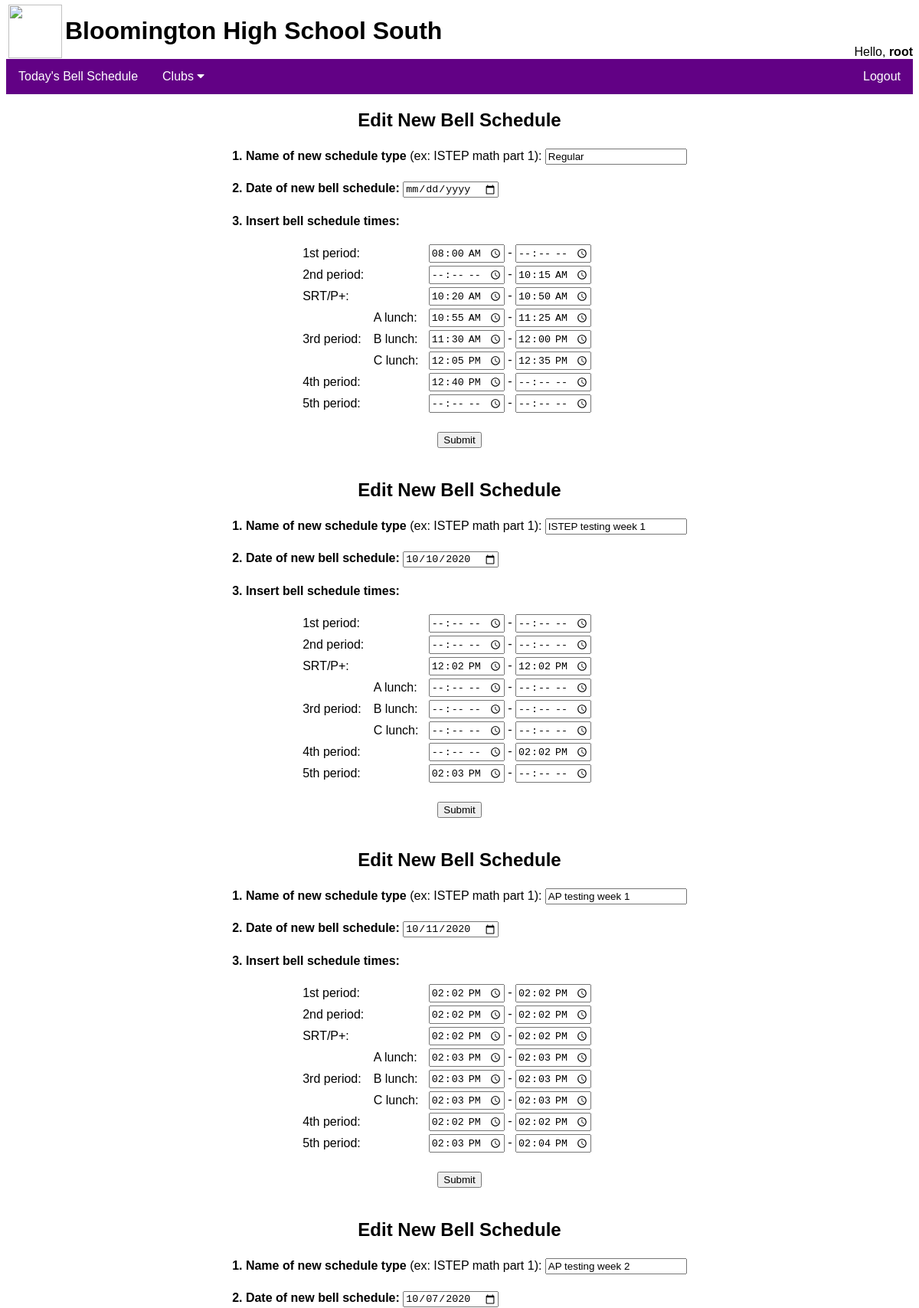
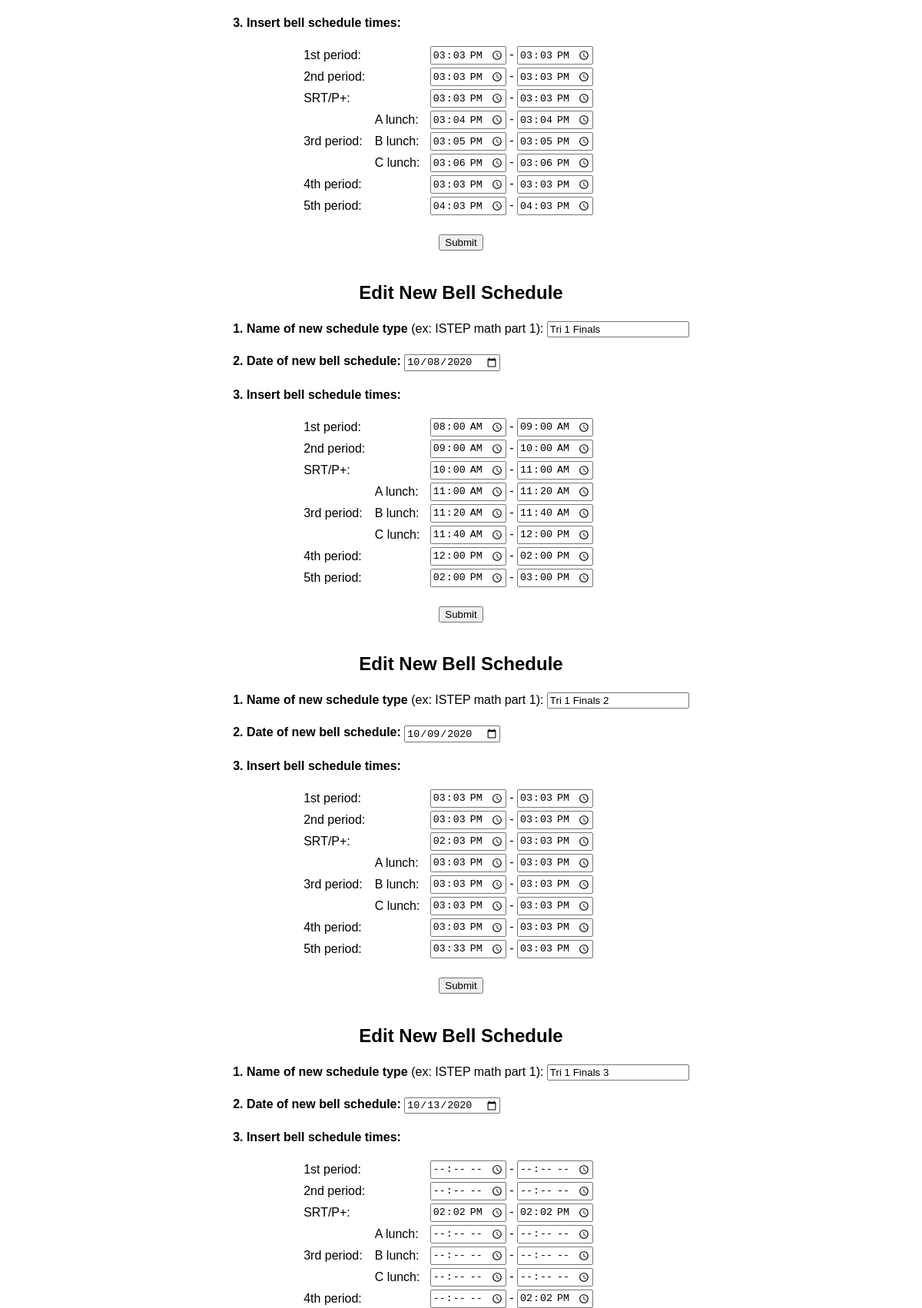
The app's page /editnewschedule.php (signed in, upper part) with its own data (2 pictures, top to bottom).
### tables this page shows
CREATE TABLE `schedulechange` (
  `id` int(6) NOT NULL AUTO_INCREMENT,
  `schedule_type` varchar(30) NOT NULL,
  `newscheduledate` varchar(30) NOT NULL,
  `1periodstart` varchar(30) NOT NULL,
  `1periodstop` varchar(30) NOT NULL,
  `2periodstart` varchar(30) NOT NULL,
  `2periodstop` varchar(30) NOT NULL,
  `srtperiodstart` varchar(30) NOT NULL,
  `srtperiodstop` varchar(30) NOT NULL,
  `3periodstart` varchar(30) DEFAULT NULL,
  `3periodstop` varchar(30) DEFAULT NULL,
  `Alunchperiodstart` varchar(30) NOT NULL,
  `Alunchperiodstop` varchar(30) NOT NULL,
  `Blunchperiodstart` varchar(30) NOT NULL,
  `Blunchperiodstop` varchar(30) NOT NULL,
  `Clunchperiodstart` varchar(30) NOT NULL,
  `Clunchperiodstop` varchar(30) NOT NULL,
  `4periodstart` varchar(30) NOT NULL,
  `4periodstop` varchar(30) NOT NULL,
  `5periodstart` varchar(30) NOT NULL,
  `5periodstop` varchar(30) NOT NULL,
  PRIMARY KEY (`id`)
);

### editnewschedule.php (the view, shortened to what this page needs)
<?php
include("includes/header.inc");
?>
<?php
$query = "SELECT * FROM schedulechange";
$result = mysqli_query($dbconnector, $query);
if (mysqli_num_rows($result) > 0) {
  while ($row = mysqli_fetch_assoc($result)) {
    echo "
    <h2 align=center>Edit New Bell Schedule</h2>
<form action = \"handlersubmitnewschedule.php\" method=\"POST\">
<table align=center>
<tr><td><b>1. Name of new schedule type</b> (ex: ISTEP math part 1):
<input type = \"text\" name = \"schedule_type\" value=\"{$row['schedule_type']}\" /><br><br></td></tr>
<tr><td><b>2. Date of new bell schedule:</b>
<input type = \"date\" name = \"newscheduledate\" value=\"{$row['newscheduledate']}\" /><br><br></td></tr>
<tr><td><b>3. Insert bell schedule times:</b><br><br>
<table align=center width=70%>
<tr><td colspan=2>1st period:</td><td>
<input type = \"time\" name = \"1periodstart\" value=\"{$row['1periodstart']}\" /> - <input type = \"time\" name = \"1periodstop\" value=\"{$row['1periodstop']}\" /><br></td></tr>
<tr><td colspan=2>2nd period:</td><td>
<input type = \"time\" name = \"2periodstart\" value=\"{$row['2periodstart']}\" /> - <input type = \"time\" name = \"2periodstop\" value=\"{$row['2periodstop']}\" /><br></td></tr>
<tr><td colspan=2>SRT/P+:</td><td>
<input type = \"time\" name = \"srtperiodstart\" value=\"{$row['srtperiodstart']}\" /> - <input type = \"time\" name = \"srtperiodstop\" value=\"{$row['srtperiodstop']}\" /><br></td></tr>
<tr><td rowspan=3>3rd period:</td>
<td>A lunch:</td><td>
<input type = \"time\" name = \"Alunchperiodstart\" value=\"{$row['Alunchperiodstart']}\" /> - <input type = \"time\" name = \"Alunchperiodstop\" value=\"{$row['Alunchperiodstop']}\" /><br></td></tr>
<tr><td>B lunch:</td><td>
<input type = \"time\" name = \"Blunchperiodstart\" value=\"{$row['Blunchperiodstart']}\" /> - <input type = \"time\" name = \"Blunchperiodstop\" value=\"{$row['Blunchperiodstop']}\" /><br></td></tr>
<tr><td>C lunch:</td><td>
<input type = \"time\" name = \"Clunchperiodstart\" value=\"{$row['Clunchperiodstart']}\" /> - <input type = \"time\" name = \"Clunchperiodstop\" value=\"{$row['Clunchperiodstop']}\" /><br></td></tr>
<tr><td colspan=2>4th period:</td><td>
<input type = \"time\" name = \"4periodstart\" value=\"{$row['4periodstart']}\" /> - <input type = \"time\" name = \"4periodstop\" value=\"{$row['4periodstop']}\" /><br></td></tr>
<tr><td colspan=2>5th period:</td><td>
<input type = \"time\" name = \"5periodstart\" value=\"{$row['5periodstart']}\" /> - <input type = \"time\" name = \"5periodstop\" value=\"{$row['5periodstop']}\" /><br></td></tr>
</table>
</td>
</tr>
<input type = \"hidden\" name=\"id\" value = \"{$row['id']}\" />
<tr><td><br><div style=\"text-align:center\"><input type = \"submit\" value = \"Submit\"><br><br></div></td>
</table>
    </form>";
  }
}
?>
<?php
include("includes/footer.inc");
?>

### includes/common.inc (style rules this page uses)
h2 { font-family: Arial, Helvetica, sans-serif; }
body { font-family: Arial, Helvetica, sans-serif; }

### records on screen
schedulechange: schedule_type "Regular", 1periodstart "08:00", 2periodstop "10:15", srtperiodstart "10:20", srtperiodstop "10:50", Alunchperiodstart "10:55", Alunchperiodstop "11:25", Blunchperiodstart "11:30", Blunchperiodstop "12:00", Clunchperiodstart "12:05", Clunchperiodstop "12:35", 4periodstart "12:40"
schedulechange: schedule_type "ISTEP testing week 1", newscheduledate "10/10/2020", srtperiodstart "12:02", srtperiodstop "12:02", 4periodstop "14:02", 5periodstart "14:03"
schedulechange: schedule_type "AP testing week 1", newscheduledate "10/11/2020", 1periodstart "14:02", 1periodstop "14:02", 2periodstart "14:02", 2periodstop "14:02", srtperiodstart "14:02", srtperiodstop "14:02", Alunchperiodstart "14:03", Alunchperiodstop "14:03", Blunchperiodstart "14:03", Blunchperiodstop "14:03", Clunchperiodstart "14:03", Clunchperiodstop "14:03", 4periodstart "14:02", 4periodstop "14:02", 5periodstart "14:03", 5periodstop "14:04"
schedulechange: schedule_type "AP testing week 2", newscheduledate "10/07/2020", 1periodstart "15:03", 1periodstop "15:03", 2periodstart "15:03", 2periodstop "15:03", srtperiodstart "15:03", srtperiodstop "15:03", Alunchperiodstart "15:04", Alunchperiodstop "15:04", Blunchperiodstart "15:05", Blunchperiodstop "15:05", Clunchperiodstart "15:06", Clunchperiodstop "15:06", 4periodstart "15:03", 4periodstop "15:03", 5periodstart "16:03", 5periodstop "16:03"
schedulechange: schedule_type "Tri 1 Finals", newscheduledate "10/08/2020", 1periodstart "08:00", 1periodstop "09:00", 2periodstart "09:00", 2periodstop "10:00", srtperiodstart "10:00", srtperiodstop "11:00", Alunchperiodstart "11:00", Alunchperiodstop "11:20", Blunchperiodstart "11:20", Blunchperiodstop "11:40", Clunchperiodstart "11:40", Clunchperiodstop "12:00", 4periodstart "12:00", 4periodstop "14:00", 5periodstart "14:00", 5periodstop "15:00"
schedulechange: schedule_type "Tri 1 Finals 2", newscheduledate "10/09/2020", 1periodstart "15:03", 1periodstop "15:03", 2periodstart "15:03", 2periodstop "15:03", srtperiodstart "14:03", srtperiodstop "15:03", Alunchperiodstart "15:03", Alunchperiodstop "15:03", Blunchperiodstart "15:03", Blunchperiodstop "15:03", Clunchperiodstart "15:03", Clunchperiodstop "15:03", 4periodstart "15:03", 4periodstop "15:03", 5periodstart "15:33", 5periodstop "15:03"
schedulechange: schedule_type "Tri 1 Finals 3", newscheduledate "10/13/2020", srtperiodstart "14:02", srtperiodstop "14:02", 4periodstop "14:02"

### other values on screen
$_SESSION['club-name'] "root"
